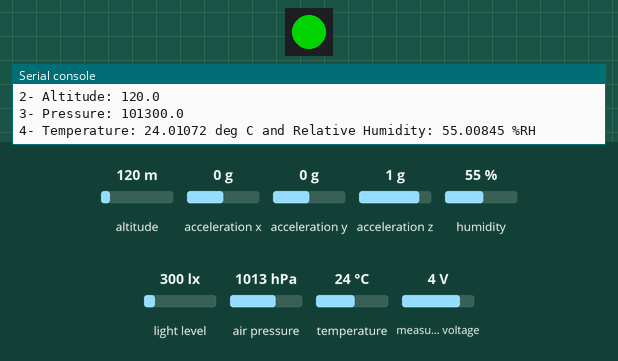
Recording of a program running on a simulated Pycom board running MicroPython. Shown: 1 RGB LEDs in strip order, left to right, the last lines printed to the serial console. The test bench sets the inputs (shaded band); at power-on: altitude 120 m, acceleration x 0 g, acceleration y 0 g, acceleration z 1 g, humidity 55 %, light level 300 lx, air pressure 1013 hPa, temperature 24 °C, measured voltage 4 V. Dim RGB values are drawn brighter than linear; library files of the repository ran but are not shown: pysense.py, LIS2HH12.py, SI7006A20.py, LTR329ALS01.py, MPL3115A2.py.

Above: at 2.0 s.
At 6.5 s:
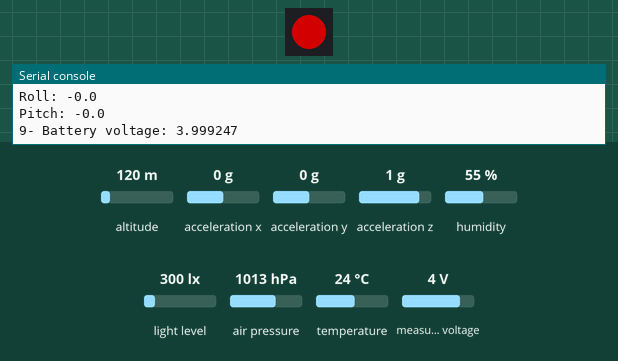
Timing chart, 0 to 11.7 s (numbered marks = the images above):
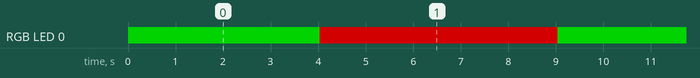

The program:

pysense1.py
```python
# (licence header left out)
# See https://docs.pycom.io for more information regarding library specifics

import time
import pycom
from pysense import Pysense
import machine

from LIS2HH12 import LIS2HH12
from SI7006A20 import SI7006A20
from LTR329ALS01 import LTR329ALS01
from MPL3115A2 import MPL3115A2,ALTITUDE,PRESSURE

pycom.heartbeat(False)
pycom.rgbled(0x0A0A08) # white

py = Pysense()

# run number..
num = 0

while True:

    print("==================================================================================")
    pycom.rgbled(0x007f00) # switch to green color for embedded led

    print("run number = "+str(num))
    num = num + 1

    mp = MPL3115A2(py,mode=ALTITUDE) # Returns height in meters. Mode may also be set to PRESSURE, returning a value in Pascals
    print("1- MPL3115A2 temperature: " + str(mp.temperature()))
    print("2- Altitude: " + str(mp.altitude()))
    mpp = MPL3115A2(py,mode=PRESSURE) # Returns pressure in Pa. Mode may also be set to ALTITUDE, returning a value in meters
    print("3- Pressure: " + str(mpp.pressure()))

    si = SI7006A20(py)
    print("4- Temperature: " + str(si.temperature())+ " deg C and Relative Humidity: " + str(si.humidity()) + " %RH")
    print("5- Dew point: "+ str(si.dew_point()) + " deg C")
    t_ambient = 24.4
    print("6- Humidity Ambient for " + str(t_ambient) + " deg C is " + str(si.humid_ambient(t_ambient)) + "%RH")

    lt = LTR329ALS01(py)
    print("7- Light (channel Blue lux, channel Red lux): " + str(lt.light()))

    li = LIS2HH12(py)
    print("8- Acceleration: " + str(li.acceleration()))
    print("Roll: " + str(li.roll()))
    print("Pitch: " + str(li.pitch()))

    print("9- Battery voltage: " + str(py.read_battery_voltage()))

    time.sleep(1)
    pycom.rgbled(0x7f0000) # red color for embedded led

    # every 5 seconds..
    time.sleep(5)
```

Measured:
- by itself, RGB LED 0: alternates RGB(127, 0, 0) for 5.0 s and RGB(0, 127, 0) for 4.0 s
